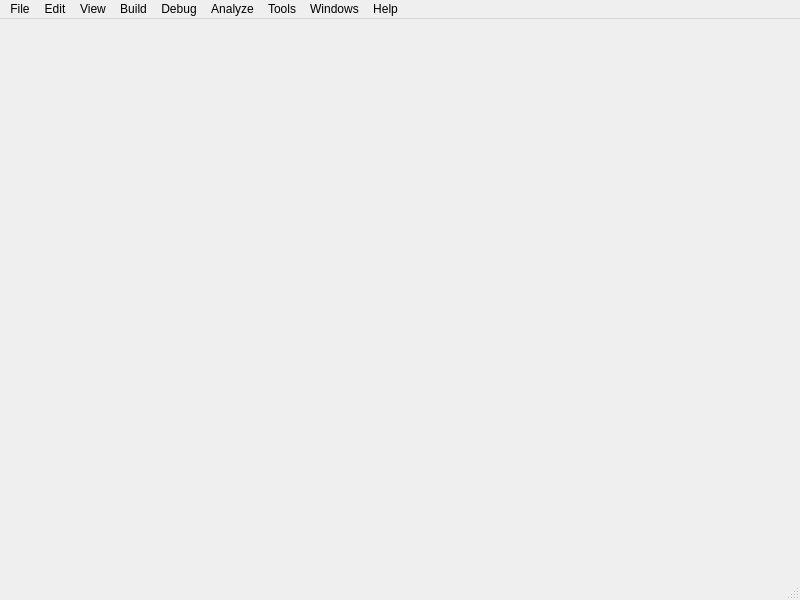
<?xml version="1.0" encoding="UTF-8"?>
<ui version="4.0">
 <class>MyMainWindow</class>
 <widget class="QMainWindow" name="MyMainWindow">
  <property name="geometry">
   <rect>
    <x>0</x>
    <y>0</y>
    <width>800</width>
    <height>600</height>
   </rect>
  </property>
  <property name="windowTitle">
   <string>MyMainWindow</string>
  </property>
  <widget class="QWidget" name="centralwidget"/>
  <widget class="QMenuBar" name="menubar">
   <property name="geometry">
    <rect>
     <x>0</x>
     <y>0</y>
     <width>800</width>
     <height>26</height>
    </rect>
   </property>
   <widget class="QMenu" name="menuFile">
    <property name="title">
     <string>File</string>
    </property>
    <addaction name="actionNew_File_or_Project"/>
    <addaction name="actionOpen_File_or_Project"/>
    <addaction name="actionOpen_File_With"/>
    <addaction name="actionRecent_Files"/>
   </widget>
   <widget class="QMenu" name="menuEdit">
    <property name="title">
     <string>Edit</string>
    </property>
   </widget>
   <widget class="QMenu" name="menuView">
    <property name="title">
     <string>View</string>
    </property>
   </widget>
   <widget class="QMenu" name="menuBuild">
    <property name="title">
     <string>Build</string>
    </property>
   </widget>
   <widget class="QMenu" name="menuDebug">
    <property name="title">
     <string>Debug</string>
    </property>
   </widget>
   <widget class="QMenu" name="menuAnalyze">
    <property name="title">
     <string>Analyze</string>
    </property>
   </widget>
   <widget class="QMenu" name="menuTools">
    <property name="title">
     <string>Tools</string>
    </property>
   </widget>
   <widget class="QMenu" name="menuWindows">
    <property name="title">
     <string>Windows</string>
    </property>
   </widget>
   <widget class="QMenu" name="menuHelp">
    <property name="title">
     <string>Help</string>
    </property>
   </widget>
   <addaction name="menuFile"/>
   <addaction name="menuEdit"/>
   <addaction name="menuView"/>
   <addaction name="menuBuild"/>
   <addaction name="menuDebug"/>
   <addaction name="menuAnalyze"/>
   <addaction name="menuTools"/>
   <addaction name="menuWindows"/>
   <addaction name="menuHelp"/>
  </widget>
  <widget class="QStatusBar" name="statusbar"/>
  <action name="actionNew_File_or_Project">
   <property name="text">
    <string>New File or Project ...</string>
   </property>
  </action>
  <action name="actionOpen_File_or_Project">
   <property name="text">
    <string>Open File or Project ...</string>
   </property>
  </action>
  <action name="actionOpen_File_With">
   <property name="text">
    <string>Open File With</string>
   </property>
  </action>
  <action name="actionRecent_Files">
   <property name="text">
    <string>Recent Files</string>
   </property>
  </action>
 </widget>
 <resources/>
 <connections/>
</ui>
